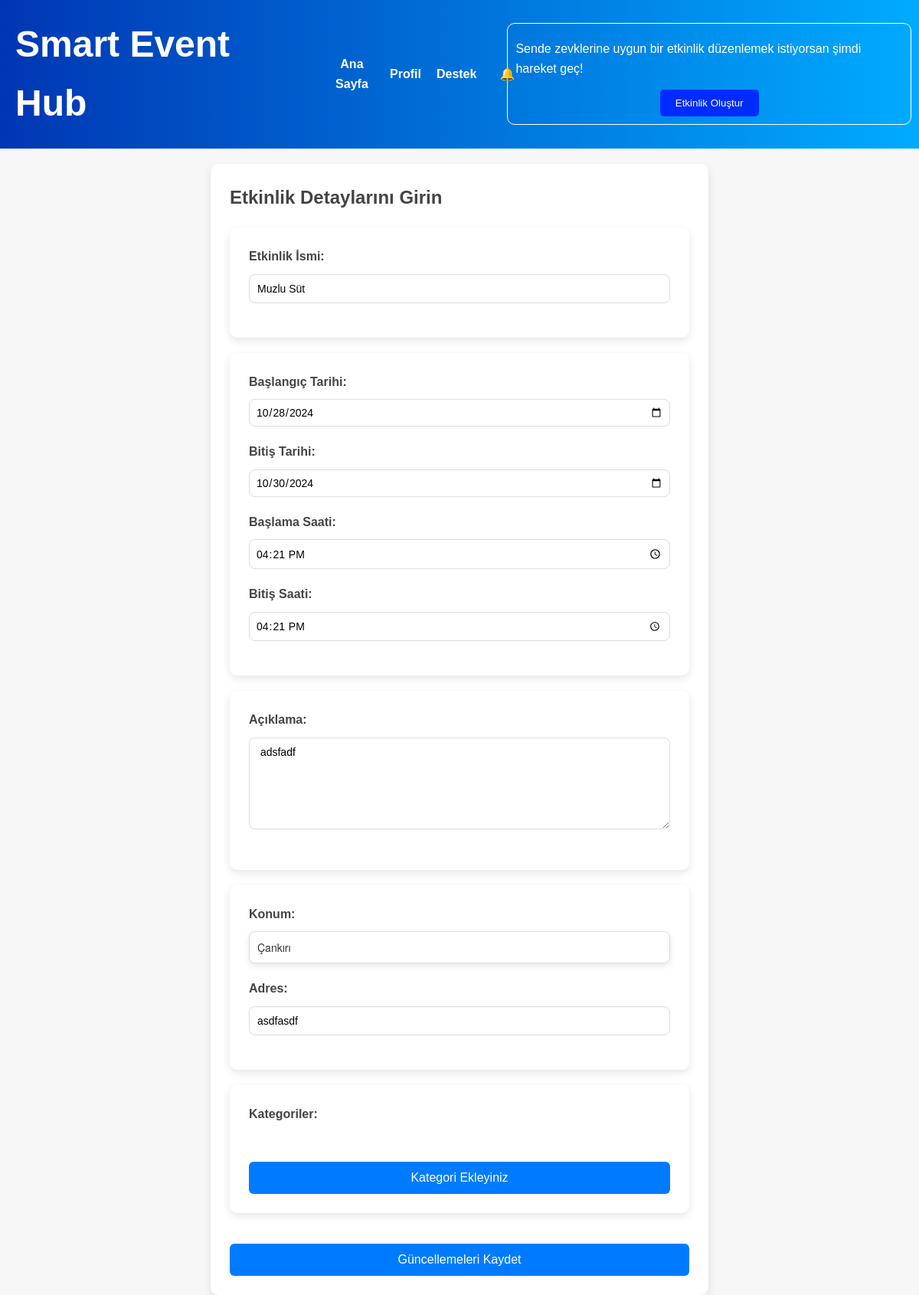
Page /edit_event/2 on the earlier database version.
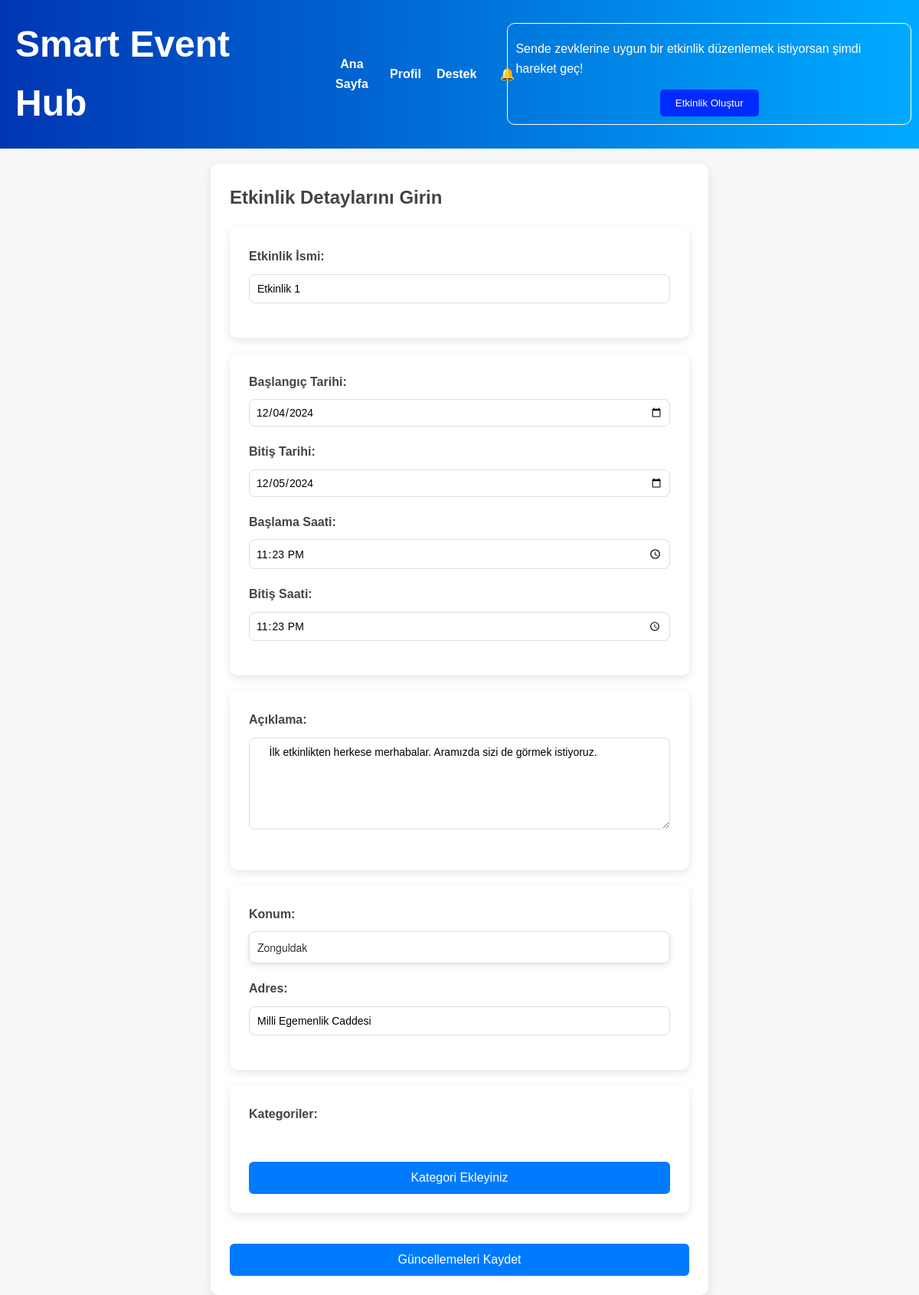
Same page on the later database version.
### tables this page shows
CREATE TABLE events (
        ID INTEGER PRIMARY KEY AUTOINCREMENT,
        event_name TEXT NOT NULL,
        description TEXT NOT NULL,
        startDate TEXT NOT NULL,
        finishDate TEXT NOT NULL,
        startTime TEXT NOT NULL,
        finishTime TEXT NOT NULL,
        duration TEXT NOT NULL,
        city TEXT NOT NULL,        
        address TEXT NOT NULL,        
        category TEXT NOT NULL,
        creator_username TEXT NOT NULL,
        isApproved BOOLEAN DEFAULT FALSE NOT NULL
    );

### app.py (the view)
@app.route('/edit_event/<int:event_id>')
def edit_event(event_id):
    event = get_event_by_id(event_id)
    return render_template('editEvent.html', event=event)

### database.py (called while the page is built)
def get_db_connection():
    conn = sqlite3.connect(DATABASE)
    conn.row_factory = sqlite3.Row
    return conn

def get_event_by_id(event_id):
    conn = get_db_connection()
    cursor = conn.cursor()
    cursor.execute('''
        SELECT * FROM events WHERE ID = ?
    ''', (event_id,))
    event = cursor.fetchone()
    conn.close()
    return event

### templates/editEvent.html (shortened to what this page needs)
<!DOCTYPE html>
<html lang="tr">
<head>
    <link rel="stylesheet" href="{{ url_for('static', filename='css/createEvent_style.css') }}">
</head>
<body>
    {% include 'header.html' %}
    <section class="event-form">
        <h2>Etkinlik Detaylarını Girin</h2>
            <form method="POST" id="event-form" action="{{ url_for('update_event', event_id=event['ID']) }}" enctype="multipart/form-data">
            <div class="form-group interests-section">
                <label for="event-name">Etkinlik İsmi:</label>
                <input type="text" id="event-name" name="event-name" placeholder="Etkinlik ismini girin" value="{{ event['event_name'] }}" required>
            </div>
            <div class="form-group interests-section">
                <label for="event-start-date">Başlangıç Tarihi:</label>
                <input type="date" id="event-start-date" name="event-start-date" value="{{ event['startDate'] }}" required>
                <label for="event-finish-date">Bitiş Tarihi:</label>
                <input type="date" id="event-finish-date" name="event-finish-date" value="{{ event['finishDate'] }}" required>
                <label for="event-start-time">Başlama Saati:</label>
                <input type="time" id="event-start-time" name="event-start-time" value="{{ event['startTime'] }}" required>
                <label for="event-finish-time">Bitiş Saati:</label>
                <input type="time" id="event-finish-time" name="event-finish-time" value="{{ event['finishTime'] }}" required>
            </div>
            <div class="form-group interests-section">
                <label for="event-description">Açıklama:</label>
                <textarea id="event-description" name="event-description" placeholder="Etkinlik açıklamasını girin" required> {{ event['description'] }} </textarea>
            </div>
            <div class="form-group interests-section">
                <label for="event-city">Konum:</label>
        <select id="location" name="location" required>
            <option value="Çankırı" {% if event['city'] == 'Çankırı' %}selected{% endif %}>Çankırı</option>
            <option value="Zonguldak" {% if event['city'] == 'Zonguldak' %}selected{% endif %}>Zonguldak</option>
        </select>
                <label for="event-address">Adres:</label>
                <input type="text" id="event-address" name="event-address" placeholder="Örn: Mahalle, Cadde, Sokak" value="{{ event['address'] }}" required>
            </div>
            <div class="form-group interests-section">
                <label for="interests">Kategoriler:</label>
                <button type="button" class="manage-interests-btn" onclick="toggleInterests()">Kategori Ekleyiniz</button>
            </div>
            <button type="submit">Güncellemeleri Kaydet</button>
        </form>
    </section>
</body>
</html>

Differences in the rows shown:
changed events: event-name "Muzlu Süt" → "Etkinlik 1"; event-start-date "10/28/2024" → "12/04/2024"; event-finish-date "10/30/2024" → "12/05/2024"; event-start-time "16:21" → "23:23"; event-finish-time "16:21" → "23:23"; event-description "adsfadf" → "İlk etkinlikten herkese merhabalar. Aramızda sizi de görmek istiyoruz."; location "Çankırı" → "Zonguldak"; event-address "asdfasdf" → "Milli Egemenlik Caddesi"
